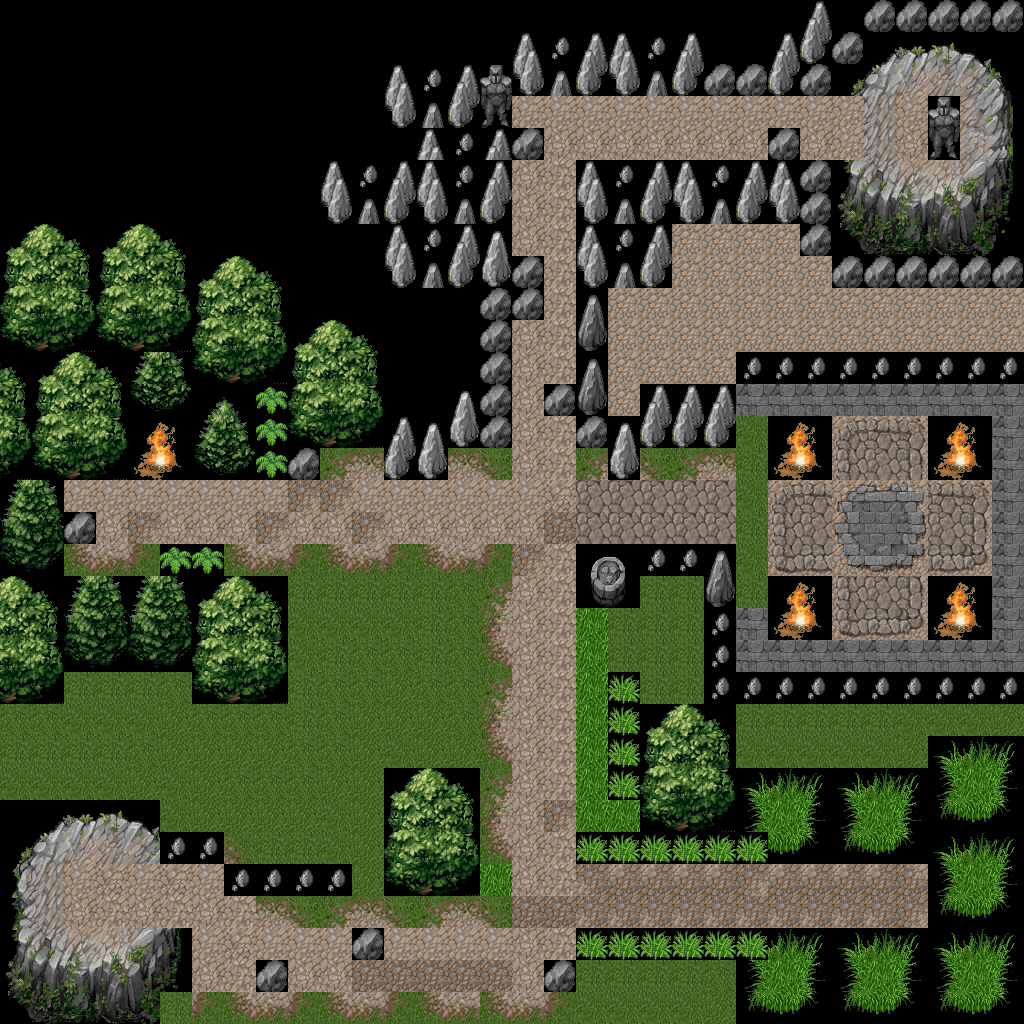

This is a level from a 2D game, rendered from its Tiled map with the project's own tilesets. A one-line summary and the map file follow, with tile-layer data summarised:
An orthogonal 32x32 tile map with 32x32 px tiles, 1 tile layer (Tile Layer 1).

<map version="1.0" orientation="orthogonal" renderorder="right-down" width="32" height="32" tilewidth="32" tileheight="32" nextobjectid="1">
 <tileset firstgid="1" name="image.axd" tilewidth="32" tileheight="32" tilecount="256" columns="16">
  <image source="image.axd.png" width="512" height="512" />
 </tileset>
 <layer name="Tile Layer 1" width="32" height="32">
  <data>[1024 cells, 900 non-empty, 140 distinct tile ids]</data>
 </layer>
</map>
